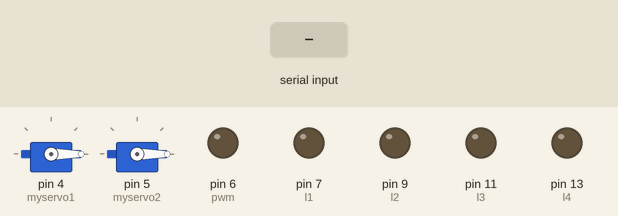
This sketch was run on a simulated Arduino Uno, built with avr-gcc and run on an emulated ATmega328P. On the bench: 2 × servo, output pins drawn as LEDs (lit = HIGH). The test bench sets the inputs (shaded band). Pins used as bus, display or sensor lines are not drawn.

Above: at 1.2 s.
1.3 s: "u" received over the second serial link
At 2.3 s:
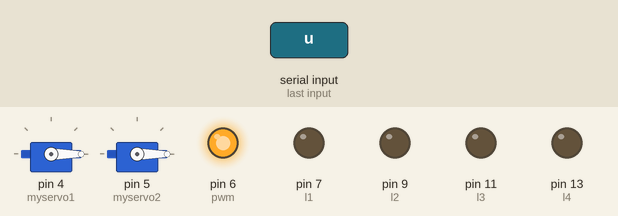
2.8 s: "d" received over the second serial link
At 3.5 s:
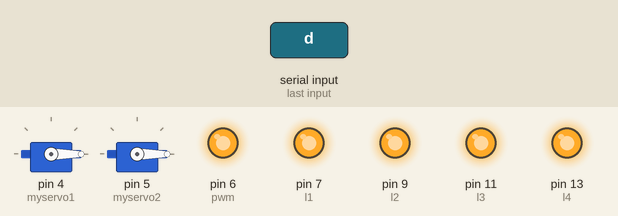
4.3 s: "t" received over the second serial link
At 5.5 s:
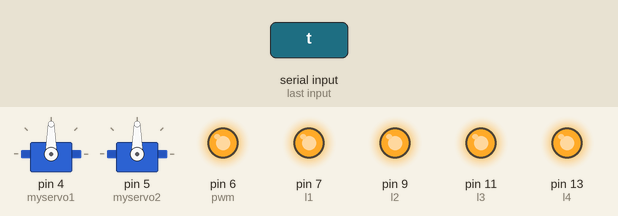
5.8 s: "s" received over the second serial link
At 6.9 s:
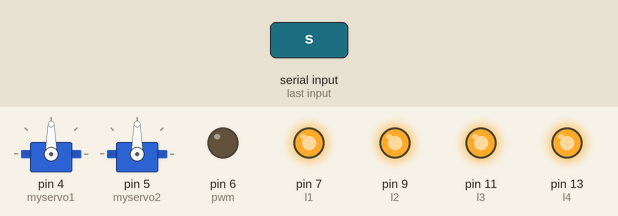
7.3 s: "u" received over the second serial link
At 8.1 s:
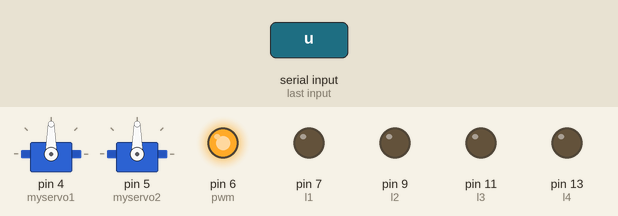
8.8 s: "s" received over the second serial link
At 9.2 s:
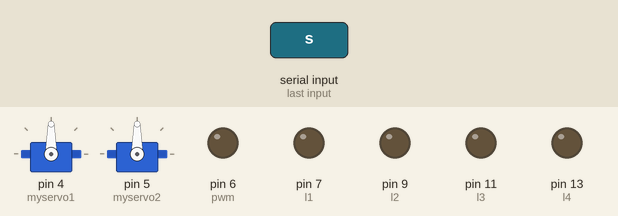
Timing chart, 0 to 11.3 s (numbered marks = the images above; inputs shaded):
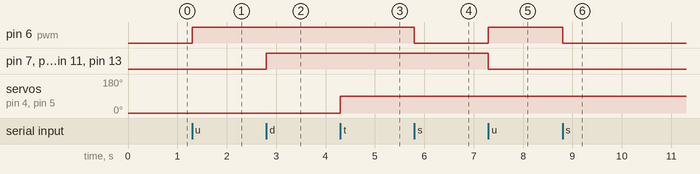

Measured:
- after the input at 1.3 s, pin 6 (pwm): LOW → HIGH at once
- after the input at 2.8 s, pin 7 (l1), pin 9 (l2), pin 11 (l3), pin 13 (l4): LOW → HIGH at once
- after the input at 4.3 s, servo on pin 4 (myservo1), servo on pin 5 (myservo2): 0° → 90° at once
- after the input at 5.8 s, pin 6 (pwm): HIGH → LOW at once
- after the input at 7.3 s, pin 6 (pwm): LOW → HIGH at once; pin 7 (l1), pin 9 (l2), pin 11 (l3), pin 13 (l4): HIGH → LOW at once
- after the input at 8.8 s, pin 6 (pwm): HIGH → LOW at once

The sketch:

big_challenges_march.ino
```cpp
#include <SoftwareSerial.h>
#include <Servo.h>
#define rx 3
#define tx 2
#define pwm 6
#define r1 1
#define r2 8
#define r3 10
#define r4 12
#define l1 7
#define l2 9
#define l3 11
#define l4 13
int pwm_speed = 255;
int in;
char info;
bool count = 0;

SoftwareSerial mySerial = SoftwareSerial(rx, tx);
Servo myservo1;
Servo myservo2;

void setup() {
  mySerial.begin(9600);
  pinMode(r1, OUTPUT);
  pinMode(r2, OUTPUT);
  pinMode(r3, OUTPUT);
  pinMode(r4, OUTPUT);
  pinMode(l1, OUTPUT);
  pinMode(l2, OUTPUT);
  pinMode(l3, OUTPUT);
  pinMode(l4, OUTPUT);
  myservo1.attach(4);
  myservo2.attach(5);
  myservo1.write(0);
  myservo2.write(0);
}

void loop() {
  if(mySerial.available()){
    info = char(mySerial.read());
    switch (info){
     case 'u':
       up();
       break;
     case 'd':
       down();
       break;
     case 't':
       turn ();
       break;
     case 's':
       stopper();
       break;
  }
 }
}

void up (){
  analogWrite(pwm, pwm_speed);
  digitalWrite(r1, HIGH);
  digitalWrite(r2, HIGH);
  digitalWrite(r3, HIGH);
  digitalWrite(r4, HIGH);
  digitalWrite(l1, LOW);
  digitalWrite(l2, LOW);
  digitalWrite(l3, LOW);
  digitalWrite(l4, LOW);
  mySerial.print(pwm_speed);
}

void down (){
  analogWrite(pwm, pwm_speed);
  digitalWrite(r1, LOW);
  digitalWrite(r2, LOW);
  digitalWrite(r3, LOW);
  digitalWrite(r4, LOW);
  digitalWrite(l1, HIGH);
  digitalWrite(l2, HIGH);
  digitalWrite(l3, HIGH);
  digitalWrite(l4, HIGH);
  mySerial.print(pwm_speed);
}

void stopper (){
  analogWrite(pwm, 0);
  mySerial.print(pwm_speed);
}

void turn (){
  if (count == 0){
    myservo1.write(90);
    myservo2.write(90);
    count = 1;
  }
  else {
    myservo1.write(0);
    myservo2.write(0);
    count = 0;
  }
}
```
